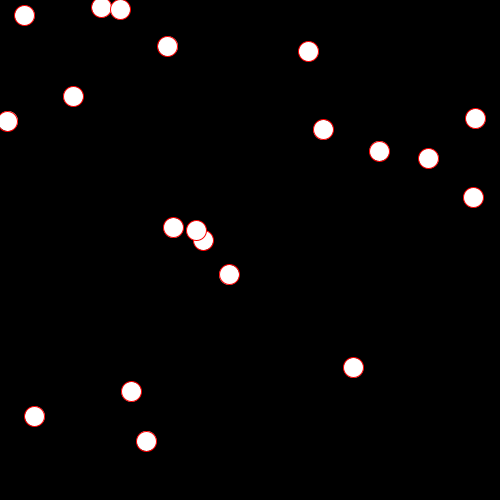
Frame 1 (no input)
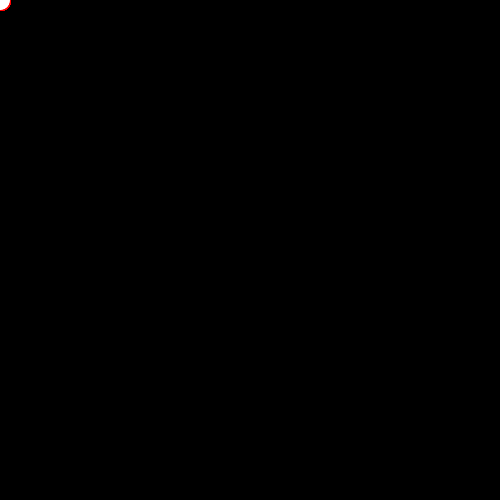
Frame 60 (the mouse pressed at the canvas centre just before this capture)
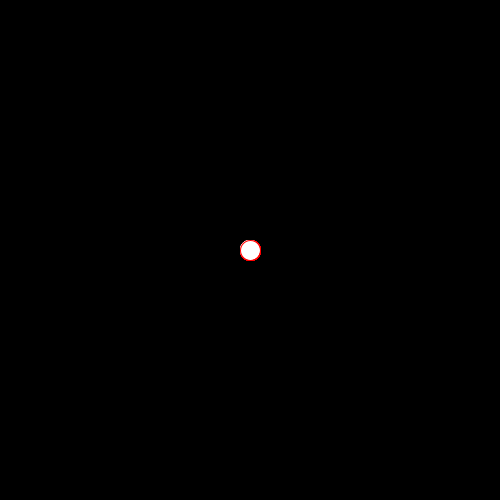
Frame 120 (the mouse held since frame 60 and released just before this capture)

The Processing sketch that drew these frames (run headless with seeded random() and noise(); from frame 60 on, the mouse is pressed at the canvas centre):

// Processing sketch: snake
// ── snake.pde
//The points array will store the points that make up the snake's body
PVector[] points = new PVector[20];

void setup() {
  //  frameRate(3);
  size(500, 500);
  //initialize every PVector in the array at width/2,height/2
  for (int i = 0; i < points.length; i++) {
    points[i] = new PVector(random(width), random(height));
  }
}

void draw() {
  background(0);
  stroke(255, 0, 0);
  //display a circle at each PVector in the points array
  for (int i = 0; i < points.length; i++) {
    ellipse(points[i].x, points[i].y, 20, 20);
  }
  /*
  To make the snake move, I'm going to move the second-to-last set of values into
   the last spot in the arrays, the third-to-last set of values into the second-to-last 
   spot in the arrays, and so on.  After I move the first set of values into the second
   spot, I'll create a new value for the first spot in the arrays.
   */
  for (int i = points.length - 1; i > 0; i--) {
    points[i] = points[i-1];
  }
  //this line makes the snake follow the mouse
  points[0]=new PVector(mouseX, mouseY);
}
